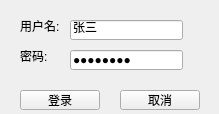
<?xml version="1.0" encoding="UTF-8"?>
<ui version="4.0">
 <class>Form</class>
 <widget class="QWidget" name="Form">
  <property name="geometry">
   <rect>
    <x>0</x>
    <y>0</y>
    <width>219</width>
    <height>114</height>
   </rect>
  </property>
  <property name="windowTitle">
   <string>登录</string>
  </property>
  <widget class="QLabel" name="label">
   <property name="geometry">
    <rect>
     <x>20</x>
     <y>20</y>
     <width>54</width>
     <height>12</height>
    </rect>
   </property>
   <property name="text">
    <string>用户名:</string>
   </property>
  </widget>
  <widget class="QLabel" name="label_2">
   <property name="geometry">
    <rect>
     <x>20</x>
     <y>50</y>
     <width>54</width>
     <height>12</height>
    </rect>
   </property>
   <property name="text">
    <string>密码:</string>
   </property>
  </widget>
  <widget class="QLineEdit" name="lineEdit">
   <property name="geometry">
    <rect>
     <x>70</x>
     <y>20</y>
     <width>113</width>
     <height>20</height>
    </rect>
   </property>
   <property name="text">
    <string>张三</string>
   </property>
  </widget>
  <widget class="QLineEdit" name="lineEdit_2">
   <property name="geometry">
    <rect>
     <x>70</x>
     <y>50</y>
     <width>113</width>
     <height>20</height>
    </rect>
   </property>
   <property name="text">
    <string>11111111</string>
   </property>
   <property name="echoMode">
    <enum>QLineEdit::Password</enum>
   </property>
  </widget>
  <widget class="QPushButton" name="pushButton">
   <property name="geometry">
    <rect>
     <x>20</x>
     <y>90</y>
     <width>80</width>
     <height>20</height>
    </rect>
   </property>
   <property name="text">
    <string>登录</string>
   </property>
  </widget>
  <widget class="QPushButton" name="pushButton_2">
   <property name="geometry">
    <rect>
     <x>120</x>
     <y>90</y>
     <width>80</width>
     <height>20</height>
    </rect>
   </property>
   <property name="text">
    <string>取消</string>
   </property>
  </widget>
 </widget>
 <resources/>
 <connections/>
</ui>
